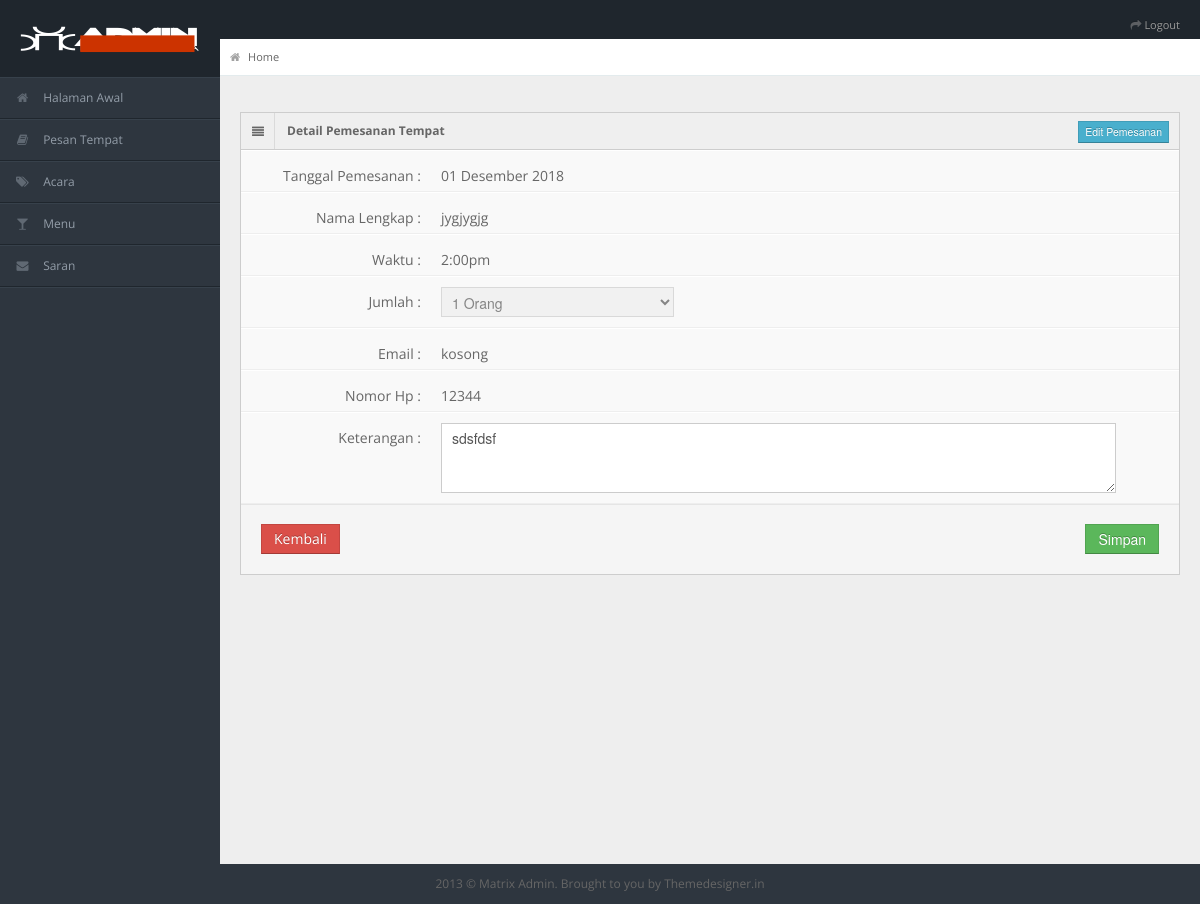
/Admin/detPemesanan/1, run on the app's committed database.
### tables this page shows
CREATE TABLE `pemesanan` (
  `no_pemesanan` int(11) NOT NULL,
  `tgl_pemesanan` varchar(20) NOT NULL,
  `nama` varchar(50) NOT NULL,
  `waktu` varchar(30) NOT NULL,
  `email` varchar(50) DEFAULT NULL,
  `no_hp` varchar(13) DEFAULT NULL,
  `keterangan` text,
  `jumlah` int(11) NOT NULL
);

### application/controllers/Admin.php (called while the page is built, shortened)
<?php
class Admin extends CI_Controller {
	function __construct() {
			$this->load->model('M_aksiadmin');
			$this->load->view('admin/head');
			$this->load->view('admin/navigation');
			$this->load->view('admin/content');
	}
	public function detPemesanan(){
		$id = $this->uri->segment(3);
		$data = $this->M_aksiadmin->getPemesananRow(array('no_pemesanan'=>$id));
		$tanggal = $this->M_aksiadmin->ubahTanggal($data->tgl_pemesanan);
		$this->load->view('admin/konten/detPemesanan',$var = array('data'=>$data,'tgl'=>$tanggal));
		$this->load->view('admin/footer');
	}
}
?>

### index.php (called while the page is built, shortened)
<?php
require_once BASEPATH.'core/CodeIgniter.php';

### application/models/m_aksiadmin.php (called while the page is built, shortened)
<?php
class M_aksiadmin extends CI_Model {
	public function getPemesananRow($where){
		$data = $this->db->get_where('pemesanan',$where);
		return($data->row());
	}
}
?>

### application/views/admin/konten/detPemesanan.php (the view, shortened to what this page needs)
<div class="row-fluid">
    <div class="span12">
      <div class="widget-box">
        <div class="widget-title"> <span class="icon"> <i class="icon-align-justify"></i> </span>
          <h5>Detail Pemesanan Tempat </h5>
          <button class=" btn btn-mini btn-info buttons" id="edit">Edit Pemesanan</button>
        </div>
        <div class="widget-content nopadding">
        <form action="
          <?php
          $link = $this->uri->segment(2);
          if($link == "detPemesanan"){
			   $posisi = TRUE;
			  }
      		?>"
          method="post" enctype="multipart/form-data" class="form-horizontal">
            <div class="control-group">
              <label class="control-label">Tanggal Pemesanan :</label>
              	  <div class="controls c-kanan">
              	  	<label class="control-label label-kanan"><?php  if(isset($data)){echo $tgl;}?></label>
              	  </div>
              <div class="controls i-kanan">
              </div>
            </div>
            <div class="control-group">
              <label class="control-label">Nama Lengkap :</label>
              	<div class="controls c-kanan">
					<label class="control-label label-kanan"><?php  if(isset($data)){echo $data->nama;}?></label>
			  	</div>
              <div class="controls">
              </div>
            </div>
           <div class="control-group">
              <label class="control-label">Waktu :</label>
              	<div class="controls c-kanan">
					<label class="control-label label-kanan"><?php  if(isset($data)){echo $data->waktu;} ?></label>
				  </div>
              <div class="controls">
              </div>
            </div>
        	<div class="control-group">
              <label class="control-label">Jumlah :</label>
              <div class="controls">
                <select class="span4" name="kategori" <?php if($posisi){echo 'disabled';} ?> >
                  <option value="1" <?php if(isset($data)){ if($data->jumlah == 1){echo "selected";}} ?>>1 Orang</option>
                </select>
              </div>
            </div>
            <div class="control-group">
              <label class="control-label">Email :</label>
              <div class="controls c-kanan">
				<label class="control-label label-kanan"><?php  if($data->email!=""){echo $data->email;}else{echo 'kosong';}?></label>
			  </div>
              <div class="controls">
              </div>
            </div>
            <div class="control-group">
              <label class="control-label">Nomor Hp :</label>
              <div class="controls c-kanan">
				<label class="control-label label-kanan"><?php  if(isset($data)){echo $data->no_hp;}?></label>
			  </div>
              <div class="controls">
              </div>
            </div>
        	<div class="control-group">
              <label class="control-label">Keterangan :</label>
              <div class="controls">
                <textarea class="span11" rows="3"  name="keterangan" placeholder="Deskripsi Menu ..."> <?php  if(isset($data)){echo $data->keterangan;}?></textarea>
              </div>
            </div>
            <div class="form-actions">
              <a href="<?php echo base_url('Admin/menu'); ?>" class="btn btn-danger">Kembali</a>
              <button type="submit" class="btn btn-success kanan">Simpan</button>
            </div>
          </form>
        </div>
      </div>
</div></div>
</div>
</div>
</div>

### assets/admin/css/matrix-style.css (style rules this page uses)
* { outline:none !important; -moz-outline: none !important; }
html, body { height:100% }
body { overflow-x: hidden; margin-top: -10px; font-family: 'Open Sans', sans-serif; font-size:12px; color:#666; }
a { color:#666; }
select, textarea, input[type="text"], input[type="password"], input[type="datetime"], input[type="datetime-local"], input[type="date"], input[type="month"], input[type="time"], input[type="week"], input[type="number"], input[type="email"], input[type="url"], input[type="search"], input[type="tel"], input[type="color"], .uneditable-input, .label, .dropdown-menu, .btn, .well, .progress, .table-bordered, .btn-group > .btn:first-child, .btn-group > .btn:last-child, .btn-group > .btn:last-child, .btn-group > .dropdown-toggle, .alert { border-radius:0px; }
.btn, textarea, input[type="text"], input[type="password"], input[type="datetime"], input[type="datetime-local"], input[type="date"], input[type="month"], input[type="time"], input[type="week"], input[type="number"], input[type="email"], input[type="url"], input[type="search"], input[type="tel"], input[type="color"], .uneditable-input { box-shadow:none; }
.progress, .progress-success .bar, .progress .bar-success, .progress-warning .bar, .progress .bar-warning, .progress-danger .bar, .progress .bar-danger, .progress-info .bar, .progress .bar-info, .btn, .btn-primary { background-image:none; }
.form-horizontal .form-actions { padding-left:20px; }
.container-fluid .row-fluid:first-child { margin-top: 20px; }
.stat-boxes .peity_bar_good, .stat-boxes .peity_line_good, { color: #459D1C; }
.widget-box { background: none repeat scroll 0 0 #F9F9F9; border-left: 1px solid #CDCDCD; border-top: 1px solid #CDCDCD; border-right: 1px solid #CDCDCD; clear: both; margin-top: 16px; margin-bottom: 16px; position: relative; }
.widget-title, .modal-header, .table th, div.dataTables_wrapper .ui-widget-header { background:#efefef; border-bottom: 1px solid #CDCDCD; height: 36px; }
.widget-title span.icon { padding: 9px 10px 7px 11px; float: left; border-right:1px solid #dadada; }
.widget-title h5 { color: #666; float: left; font-size: 12px; font-weight: bold; padding: 12px; line-height: 12px; margin: 0; }
.widget-title .buttons { float: right; margin: 8px 10px 0 0; }
.widget-content { padding:15px; border-bottom: 1px solid #cdcdcd; }
.nopadding { padding: 0 !important; }
form { margin-bottom: 0; }
.form-horizontal .control-group { border-top: 1px solid #ffffff; border-bottom: 1px solid #eeeeee; margin-bottom: 0; }
.form-horizontal .control-label { padding-top: 15px; width: 180px; }
.form-horizontal .controls { margin-left: 200px; padding: 10px 0; }
.form-horizontal .form-actions { margin-top: 0; margin-bottom: 0; }

### assets/admin/css/matrix-media.css (style rules this page uses)
body { background:#2E363F; }

### assets/admin/css/mystyle.css (style rules this page uses)
.label-kanan { text-align: left!important; }
.c-kanan { padding: 0px 0px!important; }
button.kanan { float: right; }
div.controls { vertical-align: middle; }

### data on the page
pemesanan: nama "jygjygjg", waktu "2:00pm", kategori "1 Orang", no_hp "12344", keterangan "sdsfdsf"

### other printed values
$tgl "01 Desember 2018"
